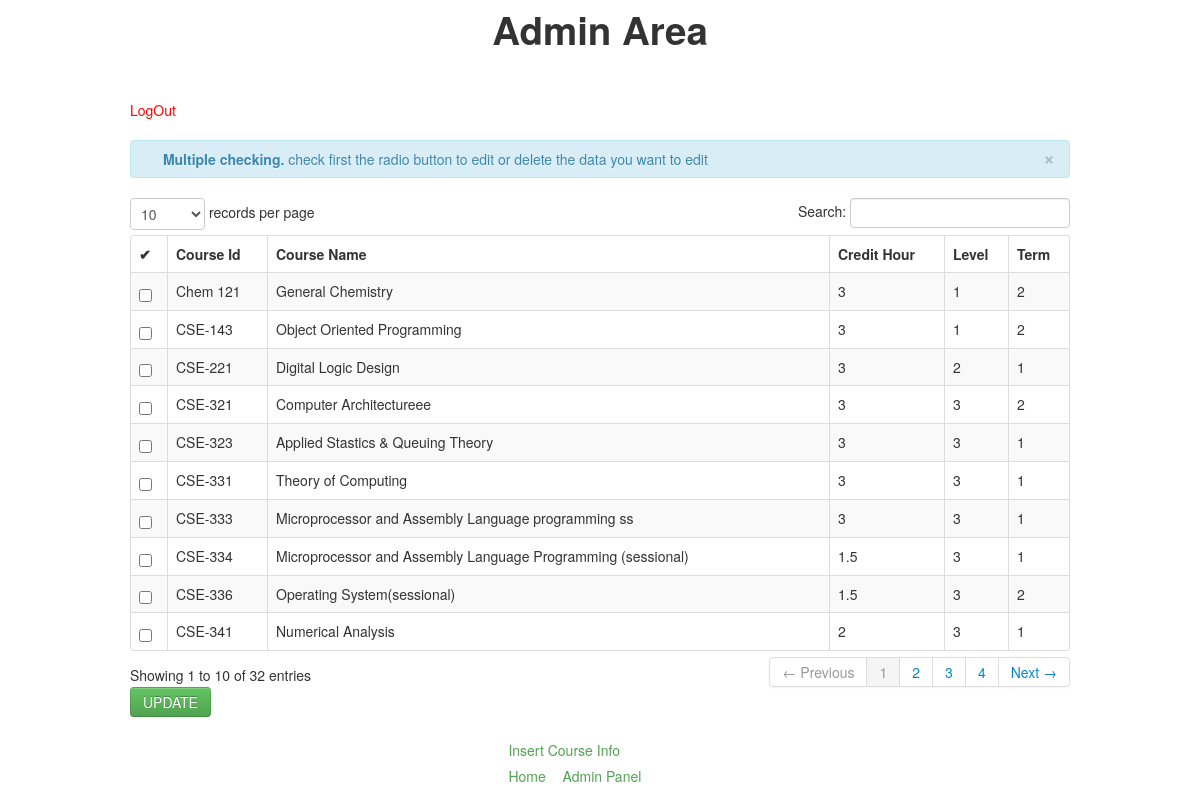
Page /StudentInfoIndex/course_info.php on the committed database.
### tables this page shows
CREATE TABLE IF NOT EXISTS `course_info` (
  `course_id` varchar(10) NOT NULL,
  `course_name` varchar(100) NOT NULL,
  `credit_hour` float NOT NULL,
  `serial_level` int(2) NOT NULL
);

CREATE TABLE IF NOT EXISTS `level_term_info` (
`serial_level` int(2) NOT NULL,
  `level` int(1) NOT NULL,
  `term` int(1) NOT NULL
);

### StudentInfoIndex/course_info.php (the view, shortened to what this page needs)
<?php
include('header.php');
?>
<html>
<head>
    <h1 align="center">Admin Area</h1>
</head>
<body>
<div class="container">
<br>
<br>
<a href="admin_logout.php"><font color="red">LogOut</font></a>
<br><br>
<form name="frmUser" action="" method="post">
                        <table cellpadding="0" cellspacing="0" border="0" class="table table-striped table-bordered" id="example">
                            <div class="alert alert-info">
                                <button type="button" class="close" data-dismiss="alert">&times;</button>
                                <strong><i class="icon-user icon-large"></i>&nbsp;Multiple checking.</strong>&nbsp;check first the radio button to edit or delete the data you want to edit
                            </div>
                            <thead>
                                <tr>
                                    <th>&#10004;</th>
                                    <th>Course Id</th>
                                    <th>Course Name</th>
                                    <th>Credit Hour</th>
                                    <th>Level</th>
                                    <th>Term</th>
                                </tr>
                            </thead>
                            <tbody>
                                <?php
                                $q="SELECT * FROM `course_info`";
              $query=mysqli_query($con_db,$q)or die(mysqli_error($con_db));
              while($row=mysqli_fetch_array($query)){
              $id=$row['course_id'];
                            $select_level_term_serial = "SELECT `level`,`term` from `level_term_info` where `serial_level`=$row[serial_level]";
                            $query1 = mysqli_query($con_db, $select_level_term_serial);
                            $row1 = mysqli_fetch_array($query1);
              ?>
                    <tr>
                    <td>
                    <input name="selector[]" type="checkbox" value="<?php echo $id; ?>">
                    </td>
                                <td><?php echo $row['course_id'] ?></td>
                                <td><?php echo $row['course_name'] ?></td>
                                <td><?php echo $row['credit_hour'] ?></td>
                                <td><?php echo $row1['level'] ?></td>
                                <td><?php echo $row1['term'] ?></td>
                                </tr>
                         <?php  } ?>
                            </tbody>
                        </table>
            <button class="btn btn-success"  name="submit_mult" type="submit" onclick="seteditCourseInfo();">
                        UPDATE
                        </button>
</form>
</div>
<div id="header">
             <a href="insert_course_info.1.php">Insert Course Info</a></li>
        <ul>
            <li><a href="home.php">Home</a></li>
            <li><a href="admin_page.2.php">Admin Panel</a></li>
        </ul>
</body>
</html>

### StudentInfoIndex/header.php (shortened to what this page needs)
<!DOCTYPE html>
<html lang="en">
    <head>
        <link href="css/bootstrap.css" rel="stylesheet" type="text/css" media="screen">
        <link rel="stylesheet" type="text/css" href="css/DT_bootstrap.css">
</head>

### StudentInfoIndex/course_info.php (style rules this page uses)
ul { float: left; width: 100%; padding: 0; margin: 0; list-style-type: none; }
#header a { float: left; text-decoration: none; color: #51A351; padding: 0.2em 0.6em; border-right: 1px solid bl; }
li { display: inline; }
#header { margin-left: 500px; }

### rows in the picture
course_info: course_id "Chem 121", course_name "General Chemistry", credit_hour "3", serial_level.level "1", serial_level.term "2"
course_info: course_id "CSE-143", course_name "Object Oriented Programming", credit_hour "3", serial_level.level "1", serial_level.term "2"
course_info: course_id "CSE-221", course_name "Digital Logic Design", credit_hour "3", serial_level.level "2", serial_level.term "1"
course_info: course_id "CSE-321", course_name "Computer Architectureee", credit_hour "3", serial_level.level "3", serial_level.term "2"
course_info: course_id "CSE-323", course_name "Applied Stastics & Queuing Theory", credit_hour "3", serial_level.level "3", serial_level.term "1"
course_info: course_id "CSE-331", course_name "Theory of Computing", credit_hour "3", serial_level.level "3", serial_level.term "1"
course_info: course_id "CSE-333", course_name "Microprocessor and Assembly Language programming ss", credit_hour "3", serial_level.level "3", serial_level.term "1"
course_info: course_id "CSE-334", course_name "Microprocessor and Assembly Language Programming (sessional)", credit_hour "1.5", serial_level.level "3", serial_level.term "1"
course_info: course_id "CSE-336", course_name "Operating System(sessional)", credit_hour "1.5", serial_level.level "3", serial_level.term "2"
course_info: course_id "CSE-341", course_name "Numerical Analysis", credit_hour "2", serial_level.level "3", serial_level.term "1"
